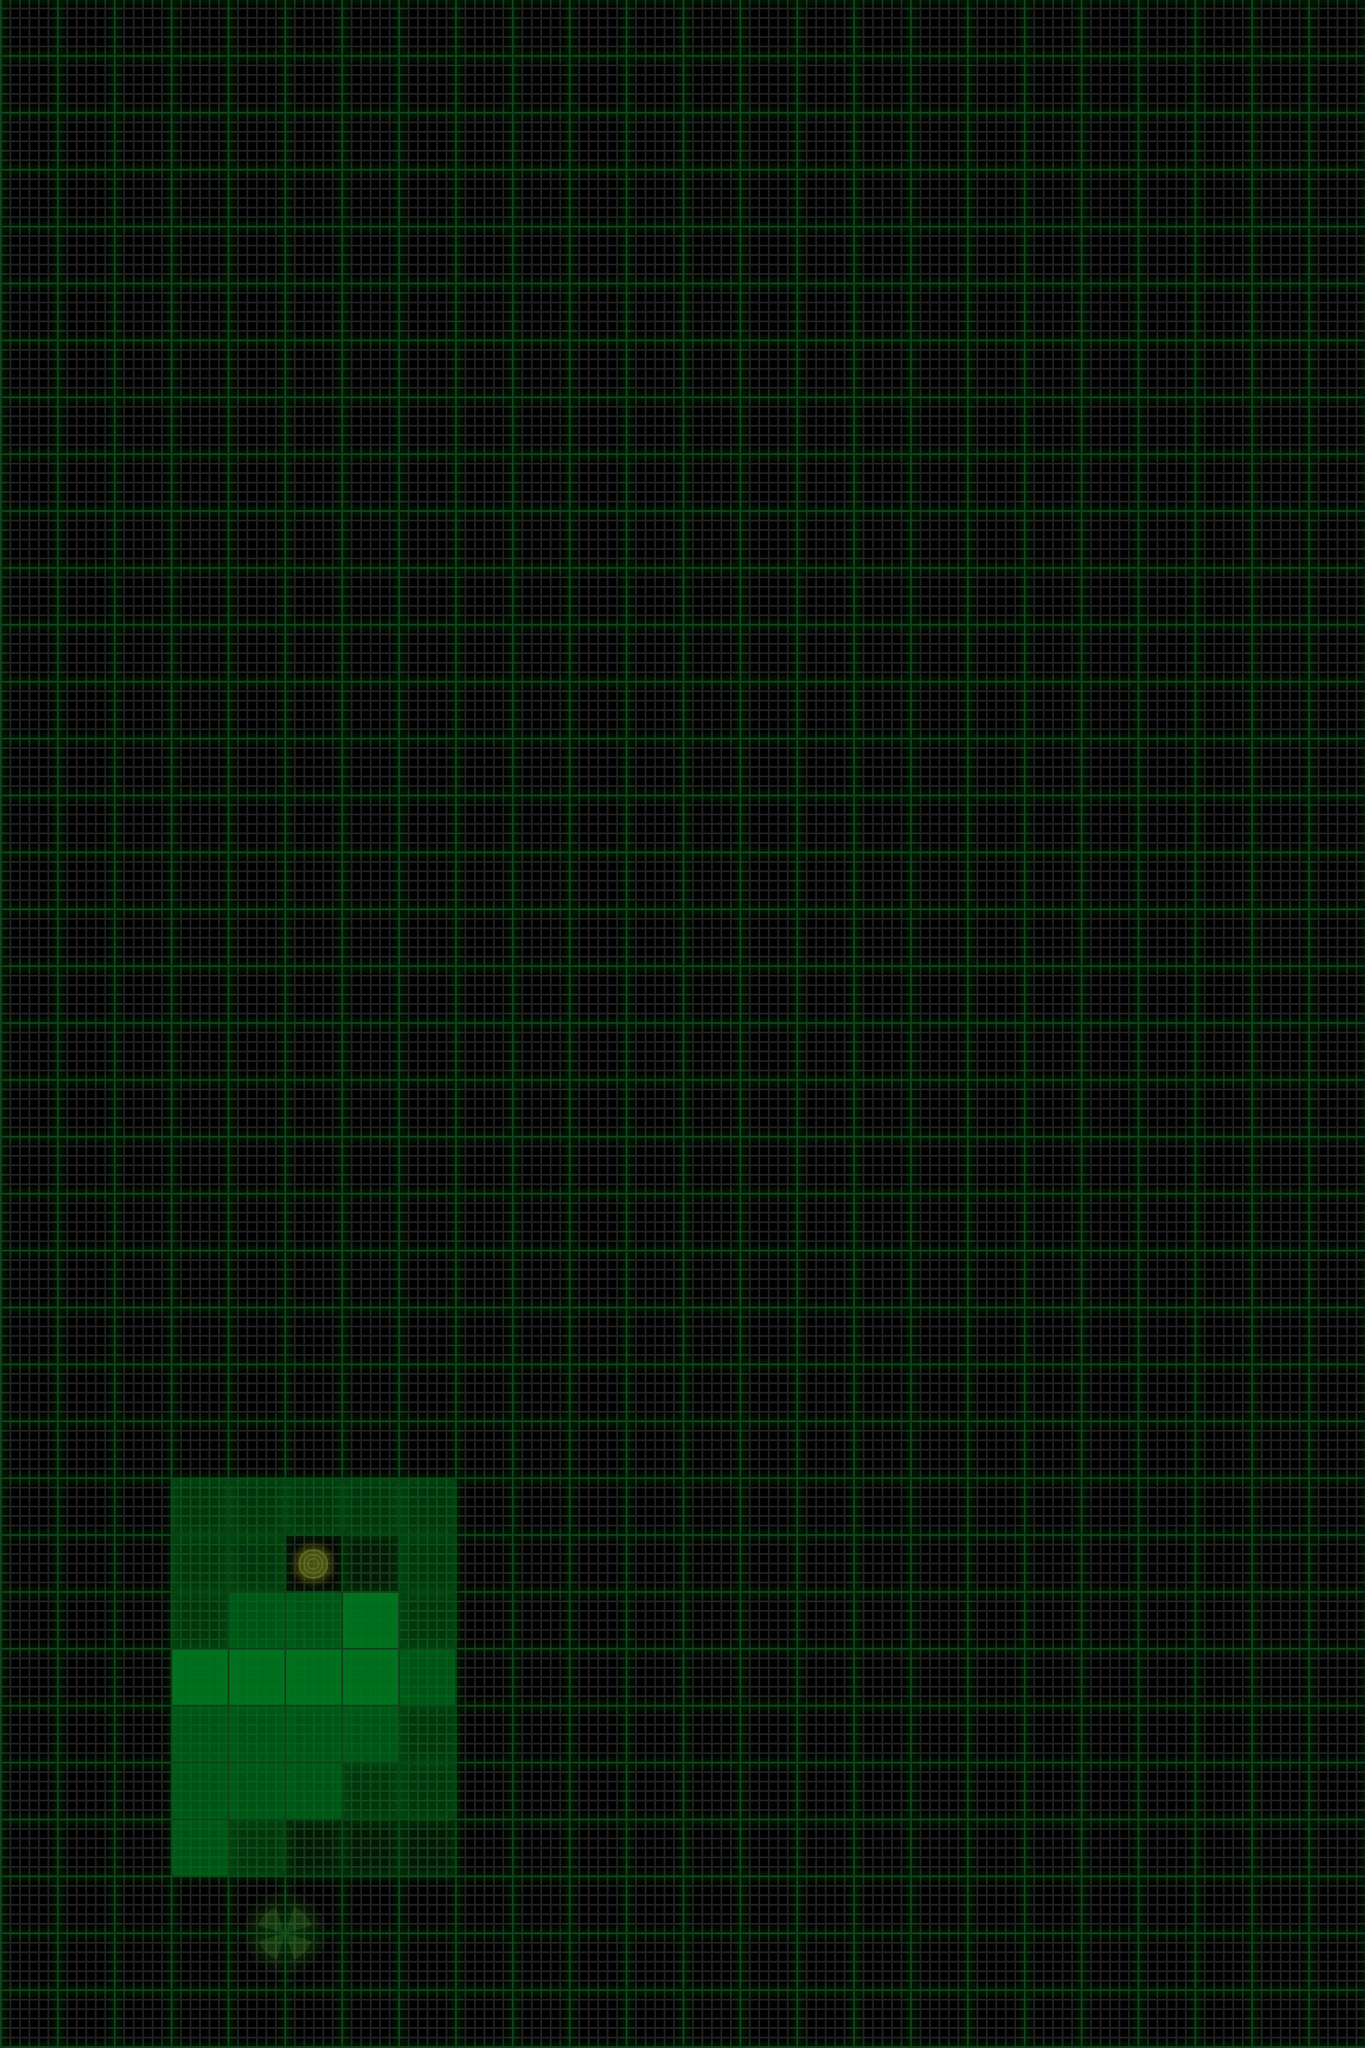

Rendered tile map (Tiled .tmx) drawn with the repository's tilesets; below, a short description and the map source with its tile grids summarised:
An orthogonal 24x36 tile map with 60x60 px tiles, 4 tile layers (map, terrain, items, sand), 2 tilesets and 1 object (startSite).

<map version="1.0" orientation="orthogonal" width="24" height="36" tilewidth="60" tileheight="60">
 <tileset firstgid="1" name="map" tilewidth="60" tileheight="60">
  <image source="map.png" />
  <tile id="0">
   <properties>
    <property name="mapID" value="empty" />
   </properties>
  </tile>
  <tile id="1">
   <properties>
    <property name="mapID" value="down-1" />
   </properties>
  </tile>
  <tile id="2">
   <properties>
    <property name="mapID" value="down-2" />
   </properties>
  </tile>
  <tile id="3">
   <properties>
    <property name="mapID" value="down-3" />
   </properties>
  </tile>
  <tile id="4">
   <properties>
    <property name="mapID" value="down-4" />
   </properties>
  </tile>
  <tile id="5">
   <properties>
    <property name="mapID" value="down-5" />
   </properties>
  </tile>
  <tile id="6">
   <properties>
    <property name="mapID" value="up-1" />
   </properties>
  </tile>
  <tile id="7">
   <properties>
    <property name="mapID" value="up-2" />
   </properties>
  </tile>
  <tile id="8">
   <properties>
    <property name="mapID" value="up-3" />
   </properties>
  </tile>
  <tile id="9">
   <properties>
    <property name="mapID" value="up-4" />
   </properties>
  </tile>
  <tile id="10">
   <properties>
    <property name="mapID" value="up-5" />
   </properties>
  </tile>
 </tileset>
 <tileset firstgid="17" name="items" tilewidth="60" tileheight="60">
  <image source="items.png" />
  <tile id="0">
   <properties>
    <property name="itemID" value="station" />
   </properties>
  </tile>
  <tile id="1">
   <properties>
    <property name="itemID" value="sensorSite" />
   </properties>
  </tile>
  <tile id="8">
   <properties>
    <property name="itemID" value="station" />
   </properties>
  </tile>
  <tile id="9">
   <properties>
    <property name="itemID" value="sensor" />
   </properties>
  </tile>
  <tile id="16">
   <properties>
    <property name="itemID" value="station" />
   </properties>
  </tile>
  <tile id="17">
   <properties>
    <property name="itemID" value="sample" />
   </properties>
  </tile>
  <tile id="24">
   <properties>
    <property name="itemID" value="station" />
   </properties>
  </tile>
 </tileset>
 <layer name="map" width="24" height="36">
  <data>[864 cells, 864 non-empty, 1 distinct tile ids]</data>
 </layer>
 <layer name="terrain" width="24" height="36">
  <data>[864 cells, 34 non-empty, 4 distinct tile ids]</data>
 </layer>
 <layer name="items" width="24" height="36">
  <data>[864 cells, 5 non-empty, 5 distinct tile ids]</data>
 </layer>
 <layer name="sand" width="24" height="36">
  <data>[864 cells, 0 non-empty, 0 distinct tile ids]</data>
 </layer>
 <objectgroup name="objects" width="24" height="36">
  <object name="startSite" x="270" y="2010">
   <properties>
    <property name="bearing" value="north" />
    <property name="energy" value="25" />
    <property name="expectedCodeScore" value="17" />
    <property name="sampleSites" value="0" />
    <property name="sensorSites" value="1" />
    <property name="zoom" value="out" />
   </properties>
  </object>
 </objectgroup>
</map>
